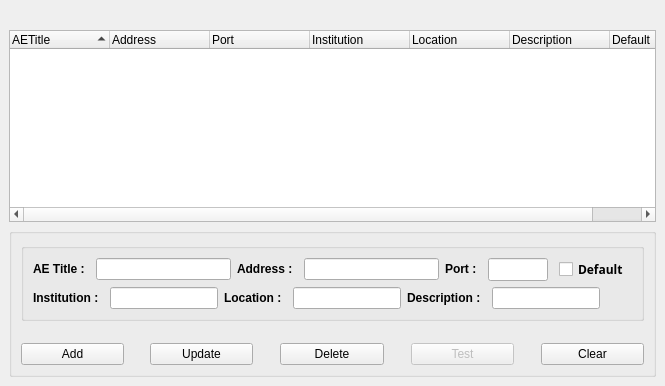
     <widget class="QWidget" name="tab_3" >
      <attribute name="title" >
       <string>Pacs Device</string>
      </attribute>
      <layout class="QGridLayout" >
       <property name="margin" >
        <number>9</number>
       </property>
       <property name="spacing" >
        <number>6</number>
       </property>
       <item row="3" column="0" >
        <widget class="QGroupBox" name="m_ButtonDeletePacs" >
         <property name="title" >
          <string/>
         </property>
         <layout class="QGridLayout" >
          <property name="margin" >
           <number>9</number>
          </property>
          <property name="spacing" >
           <number>6</number>
          </property>
          <item row="0" column="0" >
           <widget class="QGroupBox" name="groupBox_7" >
            <property name="title" >
             <string/>
            </property>
            <layout class="QGridLayout" >
             <property name="margin" >
              <number>9</number>
             </property>
             <property name="spacing" >
              <number>6</number>
             </property>
             <item row="0" column="0" colspan="3" >
              <layout class="QHBoxLayout" >
               <property name="margin" >
                <number>0</number>
               </property>
               <property name="spacing" >
                <number>6</number>
               </property>
               <item>
                <widget class="QLabel" name="textLabel1_2" >
                 <property name="text" >
                  <string>&lt;b>AE Title :&lt;/b></string>
                 </property>
                </widget>
               </item>
               <item>
                <spacer>
                 <property name="orientation" >
                  <enum>Qt::Horizontal</enum>
                 </property>
                 <property name="sizeType" >
                  <enum>QSizePolicy::Fixed</enum>
                 </property>
                 <property name="sizeHint" >
                  <size>
                   <width>5</width>
                   <height>20</height>
                  </size>
                 </property>
                </spacer>
               </item>
               <item>
                <widget class="QLineEdit" name="m_textAETitle" />
               </item>
               <item>
                <widget class="QLabel" name="textLabel3_5" >
                 <property name="text" >
                  <string>&lt;b>Address :&lt;/b></string>
                 </property>
                </widget>
               </item>
               <item>
                <spacer>
                 <property name="orientation" >
                  <enum>Qt::Horizontal</enum>
                 </property>
                 <property name="sizeType" >
                  <enum>QSizePolicy::Fixed</enum>
                 </property>
                 <property name="sizeHint" >
                  <size>
                   <width>5</width>
                   <height>20</height>
                  </size>
                 </property>
                </spacer>
               </item>
               <item>
                <widget class="QLineEdit" name="m_textAddress" />
               </item>
               <item>
                <widget class="QLabel" name="textLabel4_2" >
                 <property name="text" >
                  <string>&lt;b>Port :&lt;/b></string>
                 </property>
                </widget>
               </item>
               <item>
                <spacer>
                 <property name="orientation" >
                  <enum>Qt::Horizontal</enum>
                 </property>
                 <property name="sizeType" >
                  <enum>QSizePolicy::Fixed</enum>
                 </property>
                 <property name="sizeHint" >
                  <size>
                   <width>5</width>
                   <height>20</height>
                  </size>
                 </property>
                </spacer>
               </item>
               <item>
                <widget class="QLineEdit" name="m_textPort" >
                 <property name="maximumSize" >
                  <size>
                   <width>60</width>
                   <height>32767</height>
                  </size>
                 </property>
                 <property name="inputMask" >
                  <string>99999; </string>
                 </property>
                 <property name="maxLength" >
                  <number>5</number>
                 </property>
                </widget>
               </item>
               <item>
                <spacer>
                 <property name="orientation" >
                  <enum>Qt::Horizontal</enum>
                 </property>
                 <property name="sizeType" >
                  <enum>QSizePolicy::Fixed</enum>
                 </property>
                 <property name="sizeHint" >
                  <size>
                   <width>5</width>
                   <height>20</height>
                  </size>
                 </property>
                </spacer>
               </item>
               <item>
                <widget class="QCheckBox" name="m_checkDefault" >
                 <property name="font" >
                  <font>
                   <family>Sans Serif</family>
                   <pointsize>9</pointsize>
                   <weight>75</weight>
                   <italic>false</italic>
                   <bold>true</bold>
                   <underline>false</underline>
                   <strikeout>false</strikeout>
                  </font>
                 </property>
                 <property name="text" >
                  <string>Default </string>
                 </property>
                </widget>
               </item>
              </layout>
             </item>
             <item row="1" column="0" >
              <layout class="QHBoxLayout" >
               <property name="margin" >
                <number>0</number>
               </property>
               <property name="spacing" >
                <number>6</number>
               </property>
               <item>
                <widget class="QLabel" name="textLabel6_7" >
                 <property name="text" >
                  <string>&lt;b>Institution :&lt;/b></string>
                 </property>
                </widget>
               </item>
               <item>
                <spacer>
                 <property name="orientation" >
                  <enum>Qt::Horizontal</enum>
                 </property>
                 <property name="sizeType" >
                  <enum>QSizePolicy::Fixed</enum>
                 </property>
                 <property name="sizeHint" >
                  <size>
                   <width>5</width>
                   <height>5</height>
                  </size>
                 </property>
                </spacer>
               </item>
               <item>
                <widget class="QLineEdit" name="m_textInstitution" />
               </item>
               <item>
                <widget class="QLabel" name="textLabel7_6" >
                 <property name="text" >
                  <string>&lt;b>Location :&lt;/b></string>
                 </property>
                </widget>
               </item>
               <item>
                <spacer>
                 <property name="orientation" >
                  <enum>Qt::Horizontal</enum>
                 </property>
                 <property name="sizeType" >
                  <enum>QSizePolicy::Fixed</enum>
                 </property>
                 <property name="sizeHint" >
                  <size>
                   <width>5</width>
                   <height>5</height>
                  </size>
                 </property>
                </spacer>
               </item>
               <item>
                <widget class="QLineEdit" name="m_textLocation" />
               </item>
               <item>
                <widget class="QLabel" name="textLabel8_6" >
                 <property name="text" >
                  <string>&lt;b>Description :&lt;/b></string>
                 </property>
                </widget>
               </item>
               <item>
                <spacer>
                 <property name="orientation" >
                  <enum>Qt::Horizontal</enum>
                 </property>
                 <property name="sizeType" >
                  <enum>QSizePolicy::Fixed</enum>
                 </property>
                 <property name="sizeHint" >
                  <size>
                   <width>5</width>
                   <height>20</height>
                  </size>
                 </property>
                </spacer>
               </item>
               <item>
                <widget class="QLineEdit" name="m_textDescription" />
               </item>
              </layout>
             </item>
             <item row="1" column="1" >
              <spacer>
               <property name="orientation" >
                <enum>Qt::Vertical</enum>
               </property>
               <property name="sizeHint" >
                <size>
                 <width>20</width>
                 <height>16</height>
                </size>
               </property>
              </spacer>
             </item>
            </layout>
           </widget>
          </item>
          <item row="2" column="0" >
           <layout class="QHBoxLayout" >
            <property name="margin" >
             <number>0</number>
            </property>
            <property name="spacing" >
             <number>6</number>
            </property>
            <item>
             <widget class="QPushButton" name="m_buttonAddPacs" >
              <property name="toolTip" >
               <string>Add the new Pacs to the list</string>
              </property>
              <property name="text" >
               <string>Add</string>
              </property>
             </widget>
            </item>
            <item>
             <spacer>
              <property name="orientation" >
               <enum>Qt::Horizontal</enum>
              </property>
              <property name="sizeType" >
               <enum>QSizePolicy::Fixed</enum>
              </property>
              <property name="sizeHint" >
               <size>
                <width>20</width>
                <height>20</height>
               </size>
              </property>
             </spacer>
            </item>
            <item>
             <widget class="QPushButton" name="m_buttonUpdatePacs" >
              <property name="toolTip" >
               <string>Update the parameters of the selected Pacs</string>
              </property>
              <property name="text" >
               <string>Update</string>
              </property>
             </widget>
            </item>
            <item>
             <spacer>
              <property name="orientation" >
               <enum>Qt::Horizontal</enum>
              </property>
              <property name="sizeType" >
               <enum>QSizePolicy::Fixed</enum>
              </property>
              <property name="sizeHint" >
               <size>
                <width>21</width>
                <height>20</height>
               </size>
              </property>
             </spacer>
            </item>
            <item>
             <widget class="QPushButton" name="m_buttonDeletePacs" >
              <property name="toolTip" >
               <string>Delete selected Pacs</string>
              </property>
              <property name="text" >
               <string>Delete</string>
              </property>
             </widget>
            </item>
            <item>
             <spacer>
              <property name="orientation" >
               <enum>Qt::Horizontal</enum>
              </property>
              <property name="sizeType" >
               <enum>QSizePolicy::Fixed</enum>
              </property>
              <property name="sizeHint" >
               <size>
                <width>21</width>
                <height>20</height>
               </size>
              </property>
             </spacer>
            </item>
            <item>
             <widget class="QPushButton" name="m_buttonTestPacs" >
              <property name="enabled" >
               <bool>false</bool>
              </property>
              <property name="toolTip" >
               <string>Test if selected Pacs is alive</string>
              </property>
              <property name="text" >
               <string>Test</string>
              </property>
             </widget>
            </item>
            <item>
             <spacer>
              <property name="orientation" >
               <enum>Qt::Horizontal</enum>
              </property>
              <property name="sizeType" >
               <enum>QSizePolicy::Fixed</enum>
              </property>
              <property name="sizeHint" >
               <size>
                <width>21</width>
                <height>20</height>
               </size>
              </property>
             </spacer>
            </item>
            <item>
             <widget class="QPushButton" name="m_buttonClear" >
              <property name="toolTip" >
               <string>Clear the text boxes</string>
              </property>
              <property name="text" >
               <string>Clear</string>
              </property>
             </widget>
            </item>
           </layout>
          </item>
          <item row="1" column="0" >
           <spacer>
            <property name="orientation" >
             <enum>Qt::Vertical</enum>
            </property>
            <property name="sizeType" >
             <enum>QSizePolicy::Fixed</enum>
            </property>
            <property name="sizeHint" >
             <size>
              <width>20</width>
              <height>16</height>
             </size>
            </property>
           </spacer>
          </item>
         </layout>
        </widget>
       </item>
       <item row="0" column="0" >
        <spacer>
         <property name="orientation" >
          <enum>Qt::Vertical</enum>
         </property>
         <property name="sizeType" >
          <enum>QSizePolicy::Fixed</enum>
         </property>
         <property name="sizeHint" >
          <size>
           <width>20</width>
           <height>21</height>
          </size>
         </property>
        </spacer>
       </item>
       <item row="1" column="0" >
        <widget class="QTreeWidget" name="m_PacsTreeView" >
         <property name="frameShadow" >
          <enum>QFrame::Sunken</enum>
         </property>
         <property name="alternatingRowColors" >
          <bool>true</bool>
         </property>
         <property name="selectionBehavior" >
          <enum>QAbstractItemView::SelectRows</enum>
         </property>
         <property name="indentation" >
          <number>20</number>
         </property>
         <property name="rootIsDecorated" >
          <bool>false</bool>
         </property>
         <property name="uniformRowHeights" >
          <bool>false</bool>
         </property>
         <property name="itemsExpandable" >
          <bool>false</bool>
         </property>
         <property name="sortingEnabled" >
          <bool>true</bool>
         </property>
         <column>
          <property name="text" >
           <string>AETitle</string>
          </property>
         </column>
         <column>
          <property name="text" >
           <string>Address</string>
          </property>
         </column>
         <column>
          <property name="text" >
           <string>Port</string>
          </property>
         </column>
         <column>
          <property name="text" >
           <string>Institution</string>
          </property>
         </column>
         <column>
          <property name="text" >
           <string>Location</string>
          </property>
         </column>
         <column>
          <property name="text" >
           <string>Description</string>
          </property>
         </column>
         <column>
          <property name="text" >
           <string>Default</string>
          </property>
         </column>
        </widget>
       </item>
      </layout>
     </widget>
